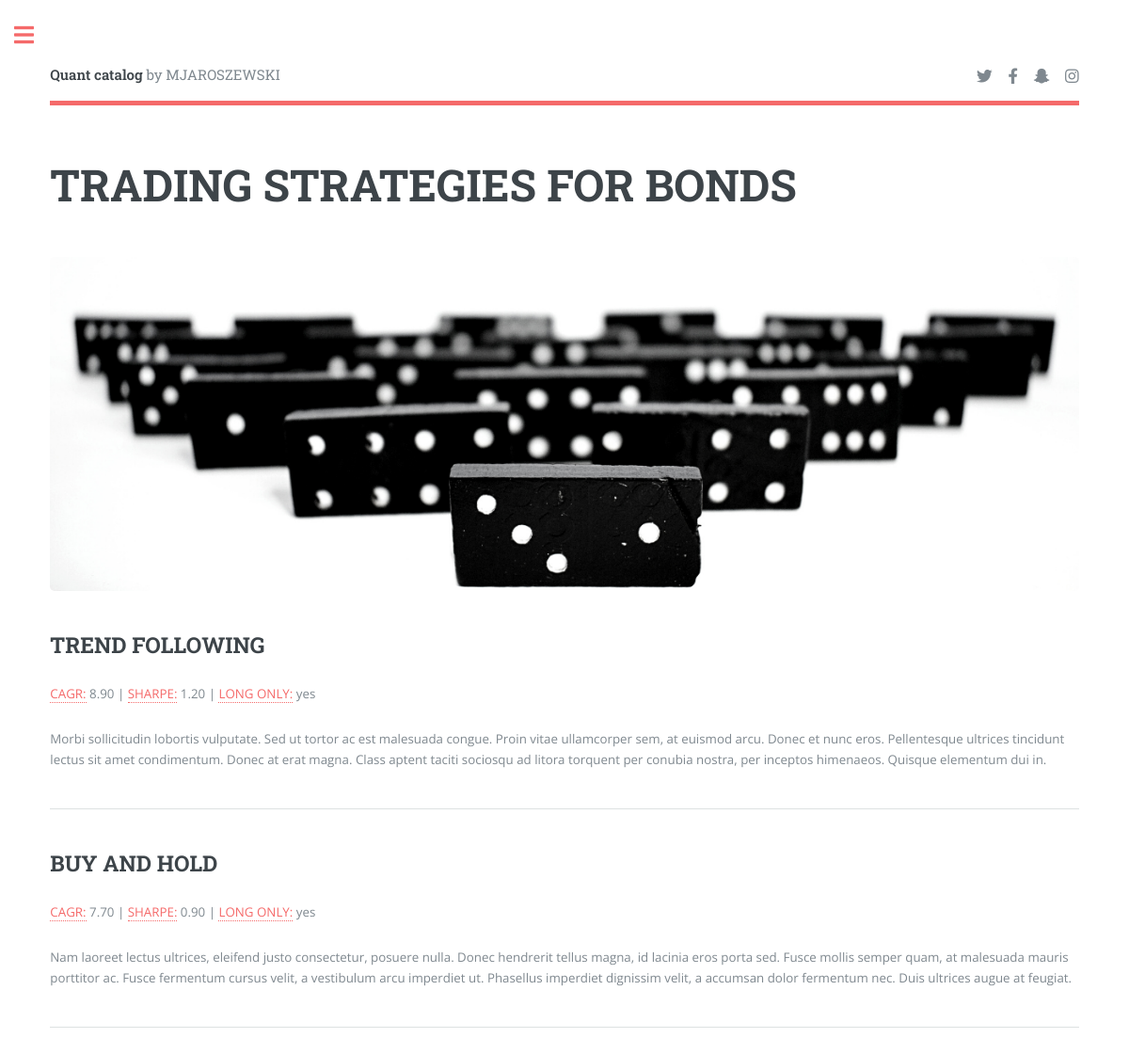
Screenshot of /strategies_list/bonds/ with the database file from the repository.
### catalog/models.py (models this page shows, shortened)
class Strategy(models.Model):
    title = models.CharField(max_length = 200, unique=True, null=False, blank=False)
    slug = models.SlugField(max_length = 200, unique=True, null=False, blank=False)
    market = models.ManyToManyField(Market)
    cagr = models.DecimalField(max_digits=3, decimal_places=2)
    sharpe = models.DecimalField(max_digits=3, decimal_places=2)
    long_only = models.BooleanField(default=True)
    description = models.TextField()
    class Meta:
        verbose_name = 'strategy'
        verbose_name_plural = 'strategies'

### catalog/views.py (the view)
# urls.py: path('strategies_list/<slug:slug>/', views.StrategiesDetail.as_view(), name='strategies_detail'),
class StrategiesDetail(DetailView):
    template_name = 'strategies_detail.html'
    def get_object(self):
        queryset = Strategy.objects.all()
        self.slug = self.kwargs.get('slug')
        self.strats = Strategy.objects.filter(market__title__startswith=self.slug)
        return queryset
    def get_context_data(self, **kwargs):
        context = super().get_context_data(**kwargs)
        context['strats'] = self.strats
        context['slug'] = self.slug.upper()
        return context

### catalog/context_processors.py (called while the page is built)
def menu_markets(request):
    markets = Market.objects.all()
    return {'menu_markets': markets}

def menu_strategies(request):
    strategies = Strategy.objects.all()
    return {'menu_strategies': strategies}

### catalog/templates/strategies_detail.html (shortened to what this page needs)
{% extends 'base.html' %}
{% load static %}
    {% block content %}
                    <section>
                        <header class="main">
                            <h1>TRADING STRATEGIES FOR {{ slug }}</h1>
                        </header>
                        <span class="image main"><img src="{% static 'images/dominos.png' %}" alt="" /></span>
                        {% for strat in strats %}
                        <h2>{{ strat.title|upper }}</h2>
                        <p><a href="{% url 'cagr' %}">CAGR:</a> {{ strat.cagr }} | <a href="{% url 'sharpe' %}">SHARPE:</a> {{ strat.sharpe }} | <a href="{% url 'long' %}">LONG ONLY:</a> {{ strat.long_only|yesno }}</p>
                        <p>{{ strat.description }}</p>
                        <hr class="major" />
                        {% endfor %}
                    </section>
    {% endblock %}

### static/css/main.css (style rules this page uses)
html, body, div, span, applet, object, iframe, h1, h2, h3, h4, h5, h6, p, blockquote, pre, a, abbr, acronym, address, big, cite, code, del, dfn, em, img, ins, kbd, q, s, samp, small, strike, strong, sub, sup, tt, var, b, u, i, center, dl, dt, dd, ol, ul, li, fieldset, form, label, legend, table, caption, tbody, tfoot, thead, tr, th, td, article, aside, canvas, details, embed, figure, figcaption, footer, header, hgroup, menu, nav, output, ruby, section, summary, time, mark, audio, video { margin: 0; padding: 0; border: 0; font-size: 100%; font: inherit; vertical-align: baseline; }
article, aside, details, figcaption, figure, footer, header, hgroup, menu, nav, section { display: block; }
body { line-height: 1; }
body { -webkit-text-size-adjust: none; }
body { -ms-overflow-style: scrollbar; }
html { box-sizing: border-box; }
*, *:before, *:after { box-sizing: inherit; }
body { background: #ffffff; }
body, input, select, textarea { color: #7f888f; font-family: "Open Sans", sans-serif; font-size: 13pt; font-weight: 400; line-height: 1.65; }
@media screen and (max-width: 1680px) { body, input, select, textarea { font-size: 11pt; } }
@media screen and (max-width: 1280px) { body, input, select, textarea { font-size: 10pt; } }
a { -moz-transition: color 0.2s ease-in-out, border-bottom-color 0.2s ease-in-out; -webkit-transition: color 0.2s ease-in-out, border-bottom-color 0.2s ease-in-out; -ms-transition: color 0.2s ease-in-out, border-bottom-color 0.2s ease-in-out; transition: color 0.2s ease-in-out, border-bottom-color 0.2s ease-in-out; border-bottom: dotted 1px; color: #f56a6a; text-decoration: none; }
p { margin: 0 0 2em 0; }
h1, h2, h3, h4, h5, h6 { color: #3d4449; font-family: "Roboto Slab", serif; font-weight: 700; line-height: 1.5; margin: 0 0 1em 0; }
h1 { font-size: 4em; margin: 0 0 0.5em 0; line-height: 1.3; }
h2 { font-size: 1.75em; }
@media screen and (max-width: 1680px) { h1 { font-size: 3.5em; } }
hr { border: 0; border-bottom: solid 1px rgba(210, 215, 217, 0.75); margin: 2em 0; }
hr.major { margin: 3em 0; }
header.main > :last-child { margin: 0 0 1em 0; }
.image { border-radius: 0.375em; border: 0; display: inline-block; position: relative; }
.image img { border-radius: 0.375em; display: block; }
.image.main { display: block; margin: 0 0 3em 0; width: 100%; }
.image.main img { width: 100%; }
#main > .inner > section { padding: 6em 0 4em 0 ; border-top: solid 2px rgba(210, 215, 217, 0.75); }
#main > .inner > section:first-of-type { border-top: 0 !important; }
@media screen and (max-width: 1680px) { #main > .inner > section { padding: 5em 0 3em 0 ; } }
@media screen and (max-width: 1280px) { #main > .inner > section { padding: 4em 0 2em 0 ; } }

### rows the page displays
Strategy: title "TREND FOLLOWING", cagr "8.90", sharpe "1.20", long_only "yes", description "Morbi sollicitudin lobortis vulputate. Sed ut tortor ac est malesuada congue. Proin vitae ullamcorper sem, at euismod arcu. Donec et nunc eros. Pellentesque ultrices tincidunt lectus sit amet condimentum. Donec at erat magna. Class aptent taciti sociosqu ad litora torquent per conubia nostra, per inceptos himenaeos. Quisque elementum dui in."
Strategy: title "BUY AND HOLD", cagr "7.70", sharpe "0.90", long_only "yes", description "Nam laoreet lectus ultrices, eleifend justo consectetur, posuere nulla. Donec hendrerit tellus magna, id lacinia eros porta sed. Fusce mollis semper quam, at malesuada mauris porttitor ac. Fusce fermentum cursus velit, a vestibulum arcu imperdiet ut. Phasellus imperdiet dignissim velit, a accumsan dolor fermentum nec. Duis ultrices augue at feugiat."

### other values shown
{{ slug }} "BONDS"
